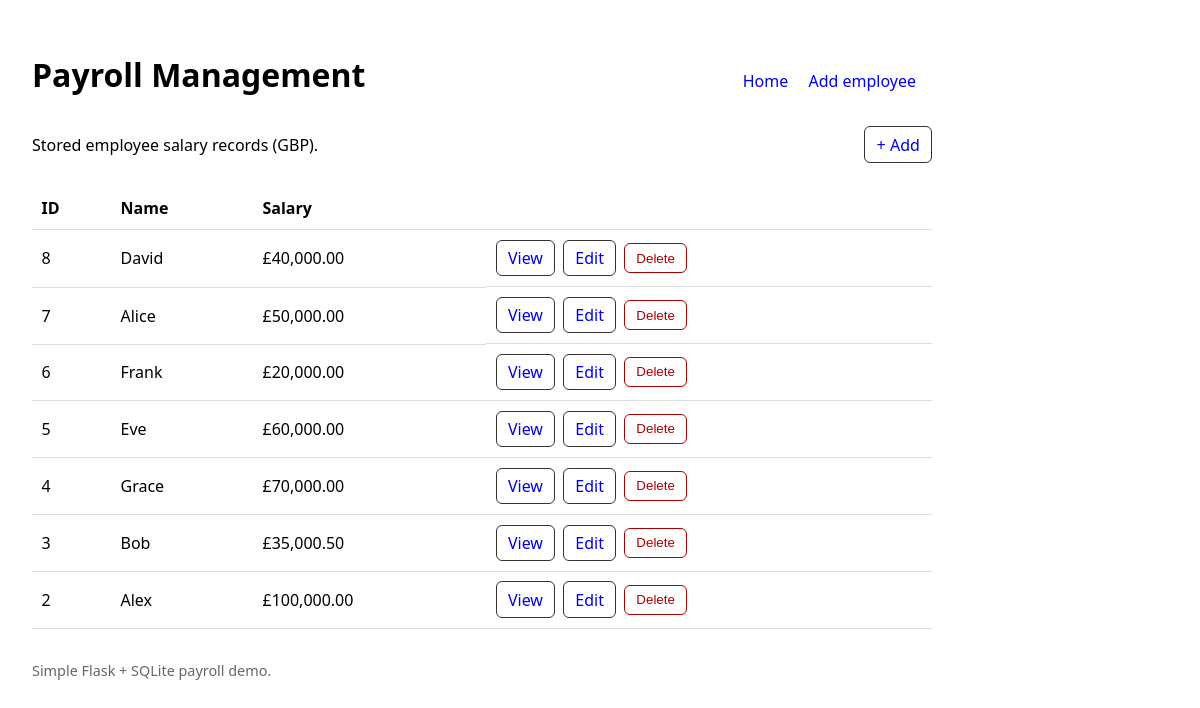
The page / on the database its author committed.
### tables this page shows
CREATE TABLE employees (
                id INTEGER PRIMARY KEY AUTOINCREMENT,
                name TEXT NOT NULL,
                salary_gbp_pence INTEGER NOT NULL CHECK (salary_gbp_pence >= 0)
            );

### app.py (the view)
@app.route("/")
def index():
    with get_db() as conn:
        rows = conn.execute(
            "SELECT id, name, salary_gbp_pence FROM employees ORDER BY id DESC"
        ).fetchall()
    return render_template("index.html", employees=rows)

### app.py (called while the page is built)
def get_db() -> sqlite3.Connection:
    conn = sqlite3.connect(DB_PATH)
    conn.row_factory = sqlite3.Row
    return conn

def format_pence_as_gbp(pence: int) -> str:
    pounds = Decimal(pence) / Decimal(100)
    return f"£{pounds:,.2f}"

@app.context_processor
def inject_helpers():
    return {"format_gbp": format_pence_as_gbp}

### templates/index.html (shortened to what this page needs)
{% extends "base.html" %}
{% block content %}
  <div class="row">
    <p>Stored employee salary records (GBP).</p>
    <div style="text-align:right;">
      <a class="btn" href="{{ url_for('add_employee') }}">+ Add</a>
    </div>
  </div>
  {% if employees|length == 0 %}
    <p>No employees yet.</p>
  {% else %}
    <table>
      <thead>
        <tr>
          <th>ID</th>
          <th>Name</th>
          <th>Salary</th>
          <th></th>
        </tr>
      </thead>
      <tbody>
        {% for e in employees %}
          <tr>
            <td>{{ e["id"] }}</td>
            <td>{{ e["name"] }}</td>
            <td>{{ format_gbp(e["salary_gbp_pence"]) }}</td>
            <td class="actions">
              <a class="btn" href="{{ url_for('view_employee', emp_id=e['id']) }}">View</a>
              <a class="btn" href="{{ url_for('edit_employee', emp_id=e['id']) }}">Edit</a>
              <form method="post" action="{{ url_for('delete_employee', emp_id=e['id']) }}"
                    onsubmit="return confirm('Delete this record?');">
                <button class="btn danger" type="submit">Delete</button>
              </form>
            </td>
          </tr>
        {% endfor %}
      </tbody>
    </table>
  {% endif %}
{% endblock %}

### templates/base.html (shortened to what this page needs)
<!doctype html>
<html lang="en">
  <head>
  </head>
  <body>
    <header>
      <h1>Payroll Management</h1>
      <nav>
        <a href="{{ url_for('index') }}">Home</a>
        <a href="{{ url_for('add_employee') }}">Add employee</a>
      </nav>
    </header>
    {% block content %}{% endblock %}
    <footer>
      <p>Simple Flask + SQLite payroll demo.</p>
    </footer>
  </body>
</html>

### templates/base.html (style rules this page uses)
body { font-family: system-ui, Arial, sans-serif; margin: 2rem; max-width: 900px; }
header { display: flex; justify-content: space-between; align-items: baseline; }
a { text-decoration: none; }
nav a { margin-right: 1rem; }
table { width: 100%; border-collapse: collapse; margin-top: 1rem; }
th, td { padding: 0.6rem; border-bottom: 1px solid #ddd; text-align: left; }
.btn { display: inline-block; padding: 0.4rem 0.7rem; border: 1px solid #333; border-radius: 6px; background: #fff; cursor: pointer; }
.btn.danger { border-color: #a00; color: #a00; }
.row { display: flex; gap: 1rem; align-items: center; }
.row > * { flex: 1; }
footer { margin-top: 2rem; color: #666; font-size: 0.9rem; }
.actions { display:flex; gap: .5rem; align-items:center; }

### rows shown on the page
employees: id "8", name "David", salary_gbp_pence "£40,000.00"
employees: id "7", name "Alice", salary_gbp_pence "£50,000.00"
employees: id "6", name "Frank", salary_gbp_pence "£20,000.00"
employees: id "5", name "Eve", salary_gbp_pence "£60,000.00"
employees: id "4", name "Grace", salary_gbp_pence "£70,000.00"
employees: id "3", name "Bob", salary_gbp_pence "£35,000.50"
employees: id "2", name "Alex", salary_gbp_pence "£100,000.00"
